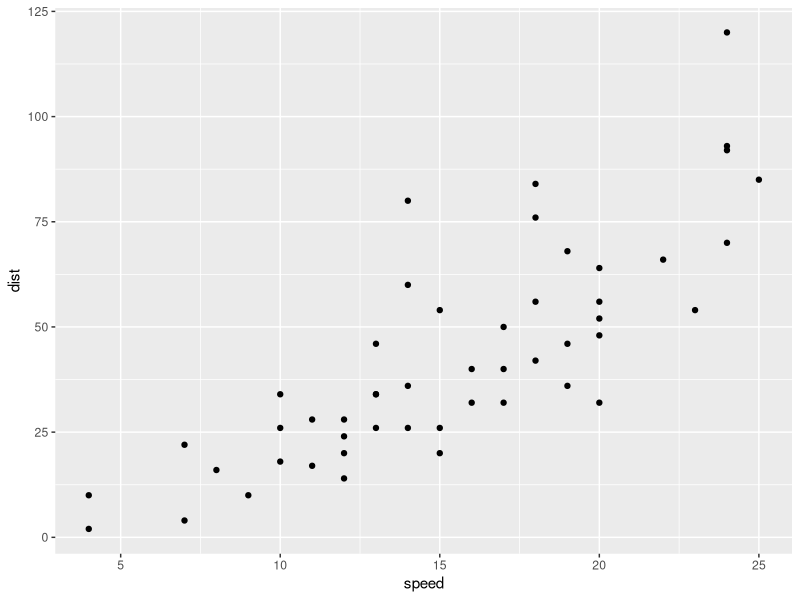
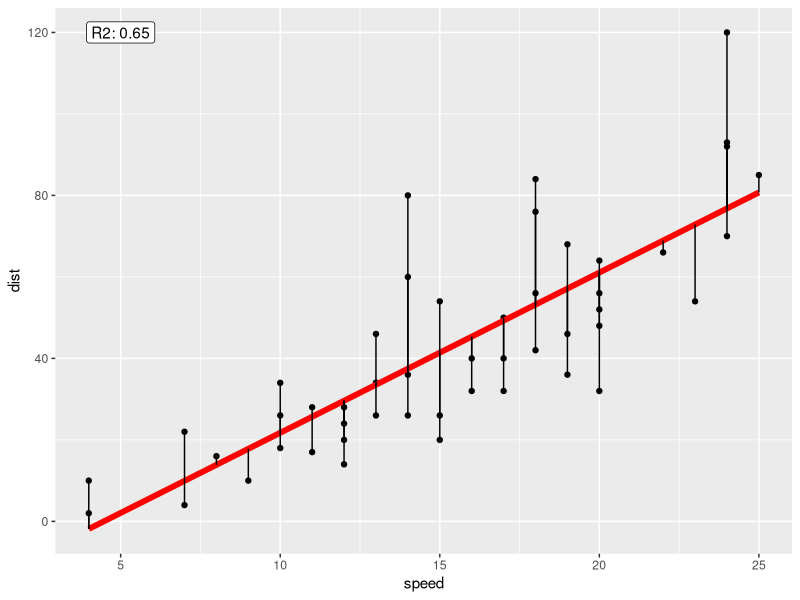

The R script that drew these images, in order:
## ---- chunk 1
str(cars)

head(cars)
tail(cars)
## ---- chunk 2
library(tidyverse)

cars %>%
  ggplot() + geom_point(aes(x = speed, y = dist))
## ---- chunk 3
stop_dist_model <- lm(dist ~ speed, data = cars)

stop_dist_model

summary(stop_dist_model)
## ---- chunk 4
library(broom)

broom::augment(stop_dist_model)
broom::tidy(stop_dist_model)
broom::glance(stop_dist_model)
## ---- chunk 5
augment(stop_dist_model) %>%
  ggplot() + geom_point(aes(speed, dist)) +
  geom_line(aes(speed, .fitted), colour = "red", lwd = 2) +
  geom_segment(aes(speed, dist, xend = speed, yend = .fitted)) +
  geom_label(data = glance(stop_dist_model), aes(x = 5, y = 120, label = paste0("R2: ", round(r.squared, 2))))
## ---- chunk 6
x <- cars$speed
y <- cars$dist

Sxy <- sum((x - mean(x)) * (y - mean(y)))
Sxx <- sum((x - mean(x)) ^ 2)

beta_hat_1 <- Sxy / Sxx
beta_hat_0 <- mean(y) - beta_hat_1 * mean(x)

c(beta_hat_0, beta_hat_1)
stop_dist_model
## ---- chunk 7
cur_resid <- residuals(stop_dist_model)
cur_resid

manual_resid <- y - (beta_hat_0 + beta_hat_1 * x)
manual_resid

all.equal(as.numeric(cur_resid), manual_resid)
## ---- chunk 8
se_2 <- sum(manual_resid ^ 2) / (nrow(cars) - 2)
se_2

sqrt(se_2)

summary(stop_dist_model)
## ---- chunk 9
y_hat <- beta_hat_0 + beta_hat_1 * x

SST <- sum((y - mean(y)) ^ 2)
SSE <- sum((y - y_hat) ^ 2)
SSReg <- sum((y_hat - mean(y)) ^ 2)

R2 <- SSReg / SST
R2

summary(stop_dist_model)
## ---- chunk 10
Sxx <- sum((x - mean(x)) ^ 2)
s_e <- sqrt(se_2)
n <- nrow(cars)

SE_beta_hat_0 <- s_e * sqrt(1 / n + mean(x) ^ 2 / Sxx)
SE_beta_hat_1 <- s_e /  sqrt(Sxx)

c(SE_beta_hat_0, SE_beta_hat_1)

tidy(stop_dist_model)
## ---- chunk 11
t_beta_hat_0 <- (beta_hat_0 - 0) / SE_beta_hat_0
t_beta_hat_1 <- (beta_hat_1 - 0) / SE_beta_hat_1

c(t_beta_hat_0, t_beta_hat_1)
tidy(stop_dist_model)
## ---- chunk 12
p_beta_hat_0 <- 2 * pt(abs(t_beta_hat_0), df = nrow(cars) - 2, lower.tail = FALSE)
p_beta_hat_1 <- 2 * pt(abs(t_beta_hat_1), df = nrow(cars) - 2, lower.tail = FALSE)
